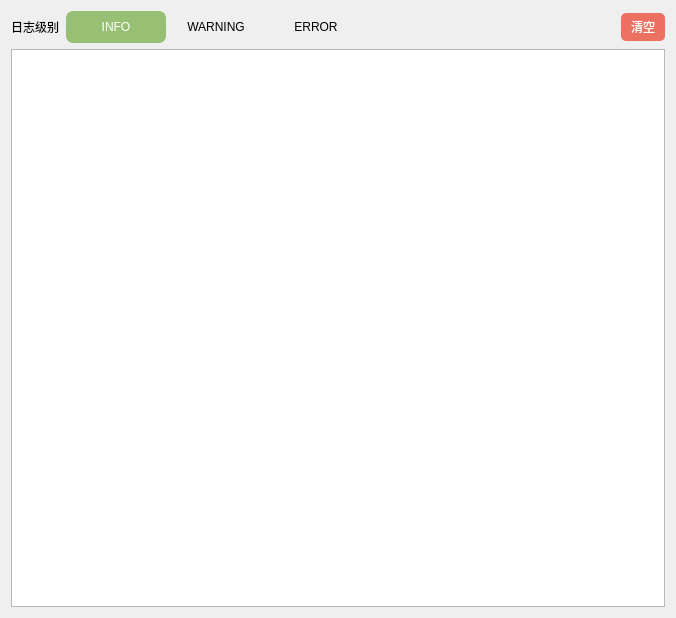
<?xml version="1.0" encoding="UTF-8"?>
<ui version="4.0">
 <class>logswidget</class>
 <widget class="QWidget" name="logswidget">
  <property name="geometry">
   <rect>
    <x>0</x>
    <y>0</y>
    <width>676</width>
    <height>618</height>
   </rect>
  </property>
  <property name="windowTitle">
   <string>Form</string>
  </property>
  <layout class="QVBoxLayout" name="verticalLayout">
   <item>
    <layout class="QHBoxLayout" name="horizontalLayout">
     <property name="spacing">
      <number>0</number>
     </property>
     <item>
      <widget class="QLabel" name="label">
       <property name="styleSheet">
        <string notr="true">font:10pt &quot;思源黑体 CN Regular&quot;;</string>
       </property>
       <property name="text">
        <string>日志级别  </string>
       </property>
      </widget>
     </item>
     <item>
      <widget class="QPushButton" name="infobtn">
       <property name="enabled">
        <bool>false</bool>
       </property>
       <property name="minimumSize">
        <size>
         <width>100</width>
         <height>32</height>
        </size>
       </property>
       <property name="maximumSize">
        <size>
         <width>100</width>
         <height>32</height>
        </size>
       </property>
       <property name="styleSheet">
        <string notr="true">QPushButton{
  padding: 5px 10px;
  border-radius: 7px;
  font: 75 9pt &quot;思源黑体 CN Bold&quot;;
}

QPushButton:disabled{
  background-color: rgb(152, 192, 117);
  color: rgb(255, 255, 255);
}</string>
       </property>
       <property name="text">
        <string>INFO</string>
       </property>
       <property name="flat">
        <bool>true</bool>
       </property>
      </widget>
     </item>
     <item>
      <widget class="QPushButton" name="warningbtn">
       <property name="enabled">
        <bool>true</bool>
       </property>
       <property name="minimumSize">
        <size>
         <width>100</width>
         <height>32</height>
        </size>
       </property>
       <property name="maximumSize">
        <size>
         <width>100</width>
         <height>32</height>
        </size>
       </property>
       <property name="styleSheet">
        <string notr="true">QPushButton{
  padding: 5px 10px;
  border-radius: 7px;
  font: 75 9pt &quot;思源黑体 CN Bold&quot;;
}

QPushButton:disabled{
  background-color: rgb(255, 204, 102);
  color: rgb(255, 255, 255);
}</string>
       </property>
       <property name="text">
        <string>WARNING</string>
       </property>
       <property name="flat">
        <bool>true</bool>
       </property>
      </widget>
     </item>
     <item>
      <widget class="QPushButton" name="errorbtn">
       <property name="enabled">
        <bool>true</bool>
       </property>
       <property name="minimumSize">
        <size>
         <width>100</width>
         <height>32</height>
        </size>
       </property>
       <property name="maximumSize">
        <size>
         <width>100</width>
         <height>32</height>
        </size>
       </property>
       <property name="styleSheet">
        <string notr="true">QPushButton{
  padding: 5px 10px;
  border-radius: 7px;
  font: 75 9pt &quot;思源黑体 CN Bold&quot;;
}

QPushButton:disabled{
  background-color: rgb(237, 113, 97);
  color: rgb(255, 255, 255);
}</string>
       </property>
       <property name="text">
        <string>ERROR</string>
       </property>
       <property name="flat">
        <bool>true</bool>
       </property>
      </widget>
     </item>
     <item>
      <spacer name="horizontalSpacer">
       <property name="orientation">
        <enum>Qt::Horizontal</enum>
       </property>
       <property name="sizeHint" stdset="0">
        <size>
         <width>40</width>
         <height>20</height>
        </size>
       </property>
      </spacer>
     </item>
     <item>
      <widget class="QPushButton" name="clearbtn">
       <property name="styleSheet">
        <string notr="true">background-color: rgb(237, 113, 97);
color: rgb(255, 255, 255);
border-radius: 5px;
padding: 5px 10px;
font: 75 9pt &quot;思源黑体 CN Bold&quot;;</string>
       </property>
       <property name="text">
        <string>清空</string>
       </property>
       <property name="default">
        <bool>false</bool>
       </property>
       <property name="flat">
        <bool>false</bool>
       </property>
      </widget>
     </item>
    </layout>
   </item>
   <item>
    <widget class="QTextBrowser" name="logstext">
     <property name="enabled">
      <bool>true</bool>
     </property>
     <property name="styleSheet">
      <string notr="true">QTextBrowser {
  font:9pt &quot;思源黑体 CN Regular&quot;;
}

QScrollBar::vertical {
    border: none;
    width: 10px;
    margin: 3px 0 3px 0;
}

QScrollBar::horizontal {
    border: none;
    height: 10px;
    margin: 0 3px 0 3px;
}

QScrollBar::handle:vertical,
QScrollBar::handle:horizontal {
    background: #F2F2F2;
    border-radius: 5px;
    border: none;
}

QScrollBar::add-line:vertical,
QScrollBar::add-line:horizontal {
    border: 0px solid grey;
    height: 0px;
    subcontrol-position: bottom;
    subcontrol-origin: margin;
}

QScrollBar::sub-line:vertical,
QScrollBar::sub-line:horizontal {
    border: 0px solid grey;
    height: 0px;
    subcontrol-position: top;
    subcontrol-origin: margin;
}

QScrollBar::add-page:vertical,
QScrollBar::sub-page:vertical,
QScrollBar::add-page:horizontal,
QScrollBar::sub-page:horizontal {
    background: #ffffff;
    width: 0px;
    height: 0px;
}</string>
     </property>
    </widget>
   </item>
  </layout>
 </widget>
 <resources>
  <include location="../assets/assets.qrc"/>
 </resources>
 <connections/>
</ui>
